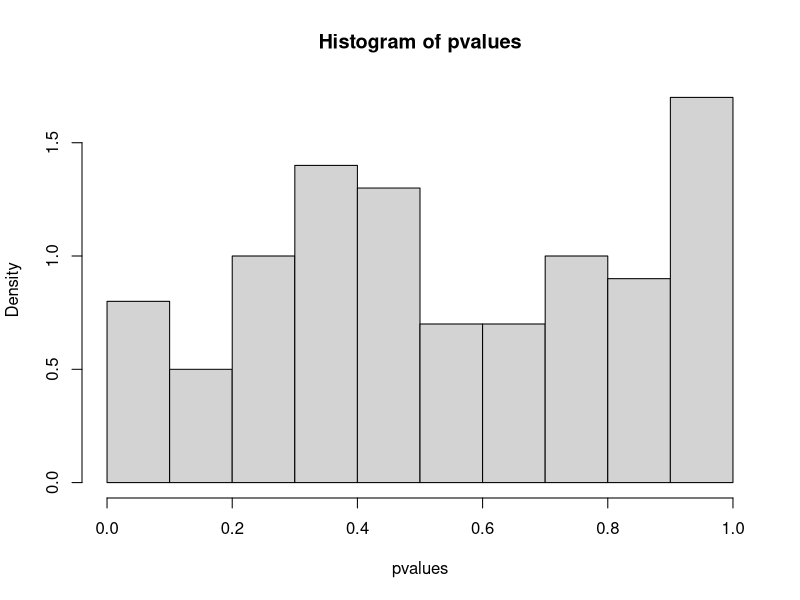
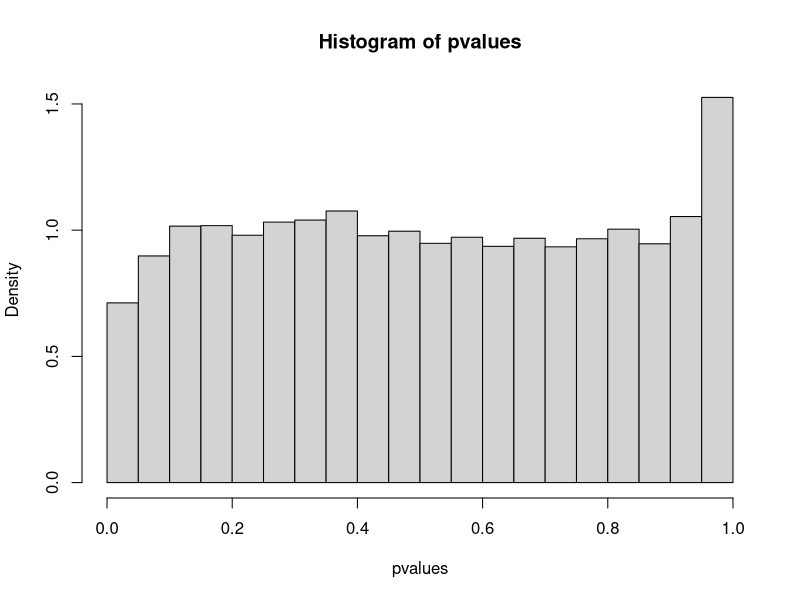
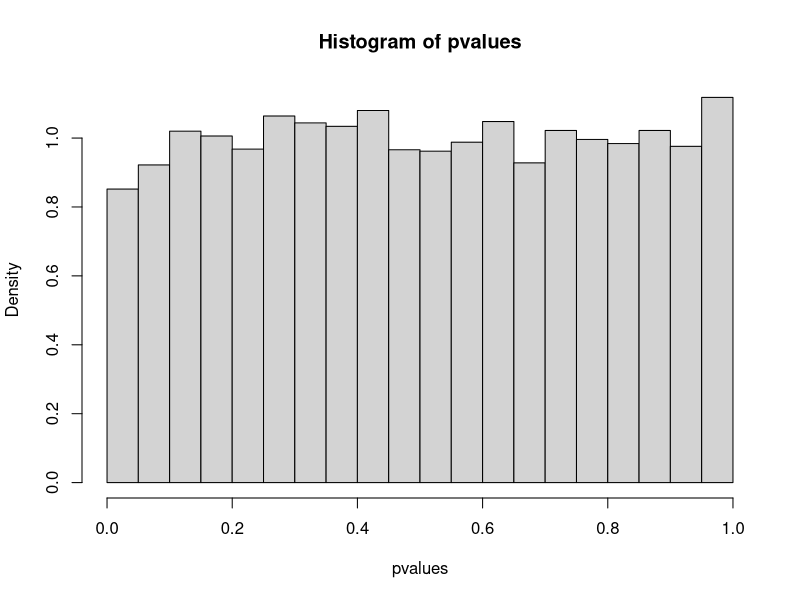

Write R code to recreate these figures, in order.
# Function to generate p-values under the null hypothesis
#
# Input
# N: the number of p-values to generate
# n: the sample size for each hypothesis test
# lambda_max: the max value for lambda
# plot_hist: logical argument for plotting the histogram
generatePValues <- function (N, n, lambda_max, plot_hist = TRUE) {
    # Initialize
    pvalues <- NULL
    lambdas <- NULL
    data <- matrix (NA, nrow=n, ncol=N)
    z_stats <- NULL
    
    # Iterations
    for (i in 1:N) {
        # In each iteration
        # Simulate lambda
        lambdas[i] <- runif (1, min=0, max=lambda_max)
        
        # Simulate n observations from exp(lambda)
        # Can call your own exp simulator here!
        data[,i] <- rexp (n, rate=lambdas[i])
        
        # Calculate sample mean and sample sd
        sample_mean <- mean (data[,i])
        sample_sd <- sd (data[,i])
        
        # Calculate z statistic
        z_stats[i] <- (sample_mean - 1/lambdas[i])/(sample_sd/sqrt(n))
        
        # Calculate p-value
        pvalues[i] <- pnorm (z_stats[i], mean=0, sd=1, lower.tail=FALSE)
    }
    
    if (plot_hist == TRUE) {
        # Generate a histogram of the p-values
        hist (pvalues, freq=FALSE)
    }
    
    return (list(lambdas=lambdas, data=data, z_stats=z_stats, pvalues=pvalues))
}

# test the function
simu <- generatePValues (N=100, n=100, lambda_max=10, plot_hist = TRUE)

# longer runs
start_time <- Sys.time()
simu <- generatePValues (N=1e4, n=100, lambda_max=10, plot_hist = TRUE)
end_time <- Sys.time()
end_time - start_time

start_time <- Sys.time()
simu <- generatePValues (N=1e4, n=1e3, lambda_max=10, plot_hist = TRUE)
end_time <- Sys.time()
end_time - start_time
